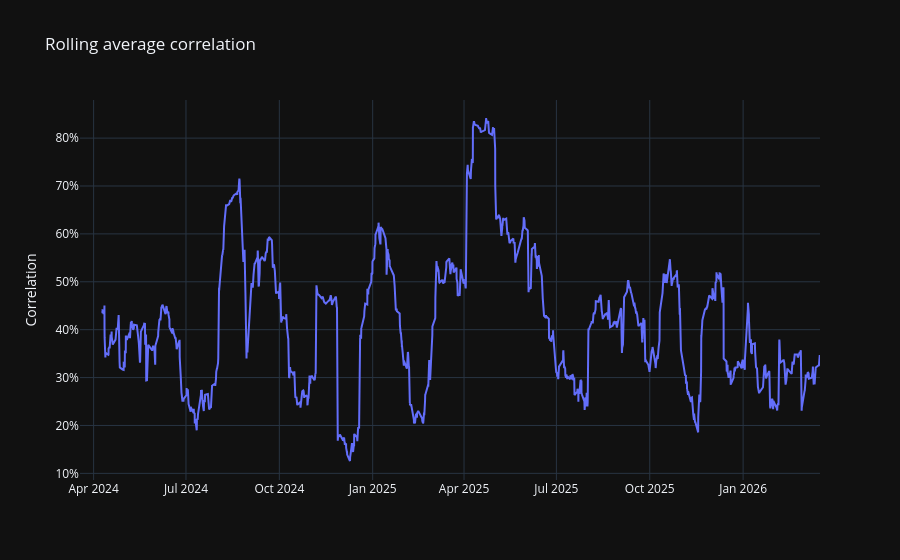

Notebook code cell kept with this figure:
### Code cell
# rolling correlation (average)
rolling_corr = rets.rolling(ROLL_WINDOW, min_periods=ROLL_WINDOW).corr()
avg_corr = rolling_corr.groupby(level=0).mean().mean(axis=1)

# plot
fig = go.Figure()
fig.add_trace(go.Scatter(x=avg_corr.index, y=avg_corr, mode="lines", name="Rolling average correlation"))
fig.update_layout(
    title="Rolling average correlation",
    template="plotly_dark"
)
fig.update_layout(xaxis_title=None, yaxis_title="Correlation", legend_title="Correlation")
fig.update_yaxes(tickformat=".0%")
fig.show()

### Figure 1 — Plotly figure (JSON) as saved in the notebook; plotly's stock layout.template omitted (floating-point values rounded to 4 significant figures; data arrays with more than 128 entries replaced by an {"elided": "..."} marker saying what was removed)
{"data": [{"mode": "lines", "name": "Rolling average correlation", "type": "scatter", "x": {"elided": "1991 str values"}, "y": {"elided": "1991 float values"}}], "layout": {"legend": {"title": {"text": "Correlation"}}, "title": {"text": "Rolling average correlation"}, "xaxis": {"title": {}}, "yaxis": {"tickformat": ".0%", "title": {"text": "Correlation"}}}}
